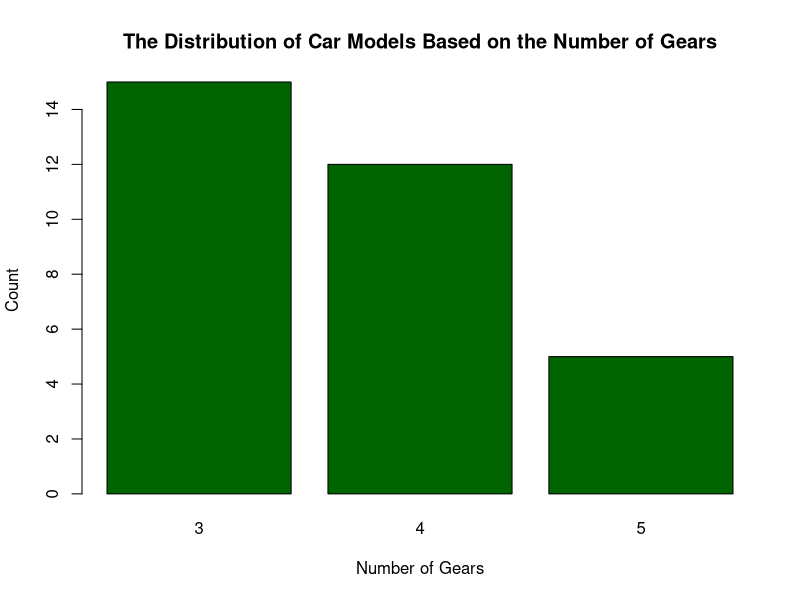
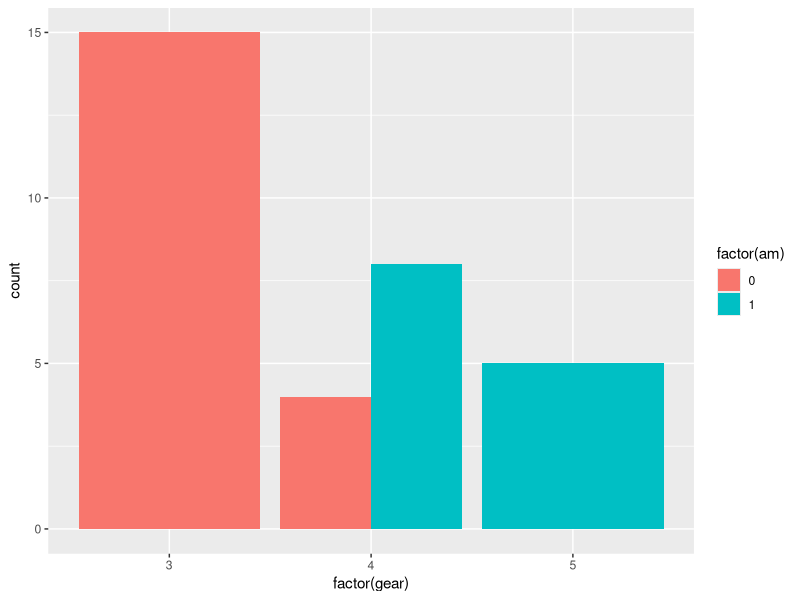

The R script that drew these images, in order:
## ---- chunk 1
data(mtcars)
View(mtcars)
## ---- chunk 2
str(mtcars)
## ---- chunk 3
is.na(mtcars)
## ---- chunk 4
mtcars$gear
## ---- chunk 5
unique(mtcars$gear)
## ---- chunk 6
as.factor(mtcars$gear)
## ---- chunk 7
mtcars$gear <- as.factor(mtcars$gear)
str(mtcars)
## ---- chunk 8
summary(mtcars)
## ---- chunk 9
Gear_number <- mtcars$gear

freq <- table(Gear_number)
relative_freq <- prop.table(freq)

result <- data.frame(Gear_number = names(freq), Frequency = as.vector(freq), 
                    Relative_Frequency = as.vector(relative_freq))

result
## ---- chunk 10
mode <- names(freq[freq == max(freq)])
mode
## ---- chunk 11
plot(Gear_number, xlab = "Number of Gears", 
     ylab = "Count", 
     main = "The Distribution of Car Models Based on the Number of Gears", 
     col = "dark green")
## ---- chunk 12
mtcars$am <- as.factor(mtcars$am)
str(mtcars)
## ---- chunk 13
Gear_number <- mtcars$gear
Transmission_type <- mtcars$am
table(Gear_number, Transmission_type, dnn = c("Number of Gears", "Type of Transmission")) 
## ---- chunk 14
library(ggplot2)
ggplot(mtcars, aes(factor(gear), fill = factor(am))) +
  geom_bar(position = "dodge")
## ---- chunk 15
Chisq_test <- chisq.test(Gear_number, Transmission_type) 
Chisq_test
